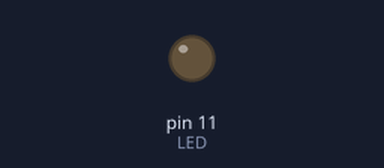
Bench run of a program on a simulated Raspberry Pi (header pin numbers). Shown: output pins drawn as LEDs (lit = HIGH).

Above: at 0.05 s.
At 2.6 s:
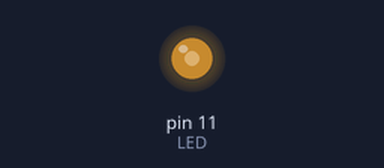
At 5.15 s:
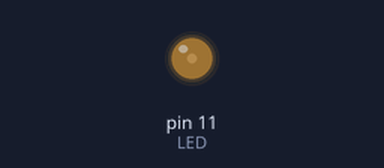
Timing chart, 0 to 7.9 s (numbered marks = the images above):
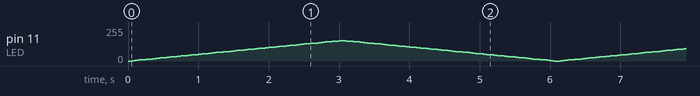

The program:

led_pwm.py
```python
import RPi.GPIO as GPIO
import time

GPIO.setmode(GPIO.BOARD)

RANGE = 60
LED = 11

GPIO.setup(LED, GPIO.OUT)
LED = GPIO.PWM(LED, RANGE)

LED.start(0)
delay = 0.05

try:
    while True:
        for i in range(0, RANGE+1):
            LED.ChangeDutyCycle(i)
            time.sleep(delay)
        for i in range(RANGE, -1, -1):
            LED.ChangeDutyCycle(i)
            time.sleep(delay)

except KeyboardInterrupt:
    LED.stop()
    GPIO.cleanup()
```
